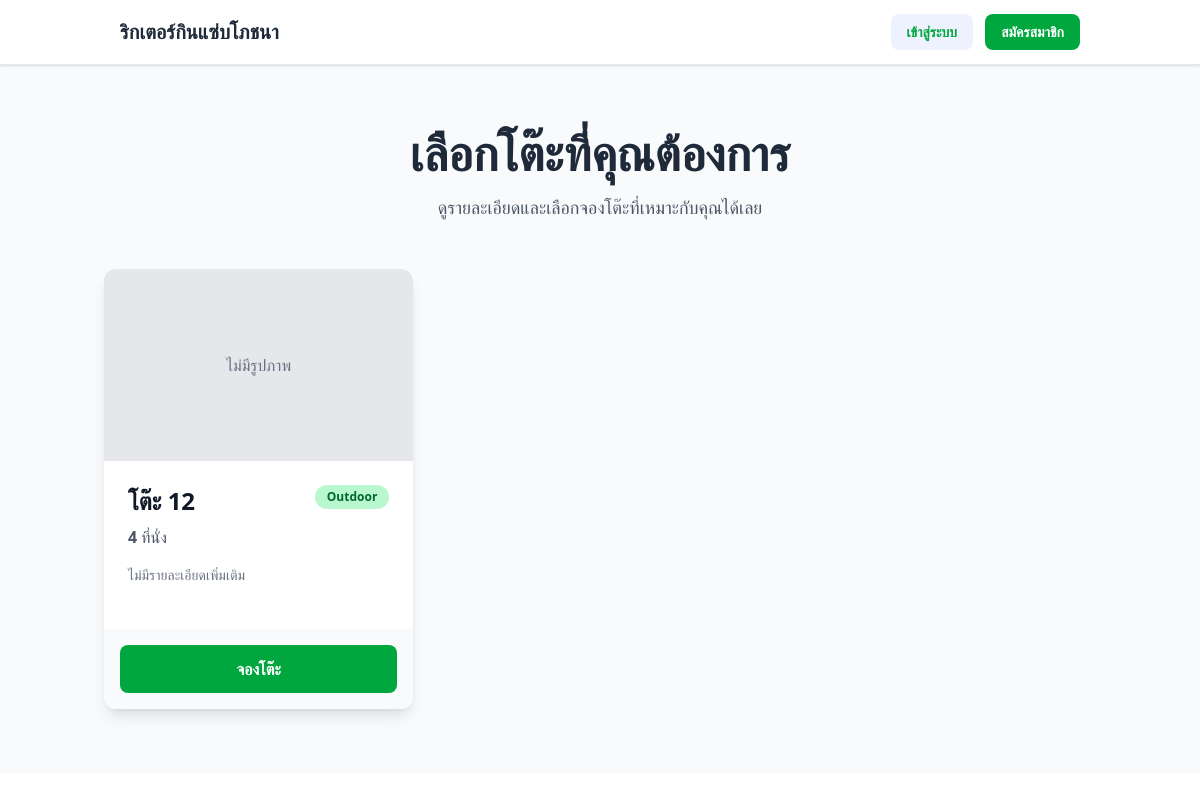
The page /manage/services/tables/ on the database as committed earlier.
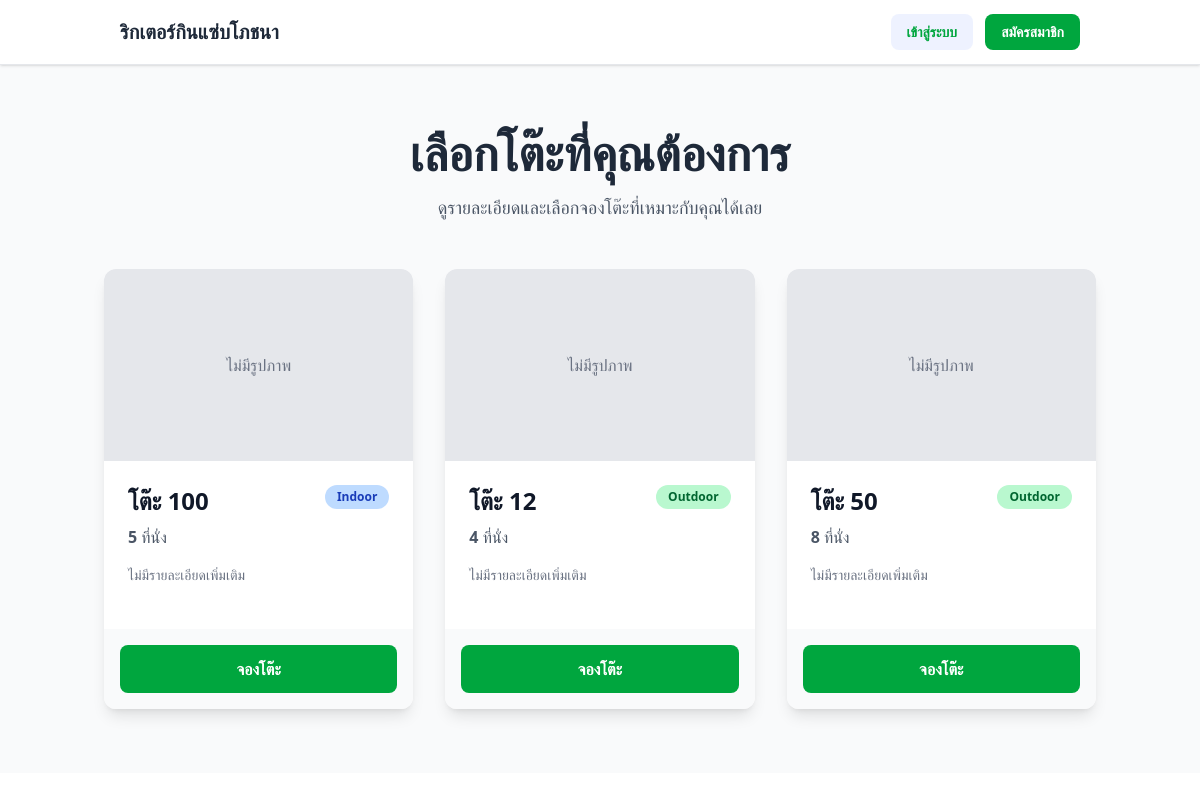
The same page on the database as committed later.
### services/models.py (models this page shows, shortened)
class Table(models.Model):
    table_number = models.CharField(max_length=50, unique=True)
    capacity = models.PositiveIntegerField(help_text="จำนวนที่นั่ง")
    is_outdoor = models.BooleanField(default=False, help_text="ติ๊กถ้าเป็นโต๊ะโซน Outdoor")
    description = models.TextField(blank=True, null=True, help_text="รายละเอียดเพิ่มเติม เช่น 'โต๊ะริมหน้าต่าง'")
    image = models.ImageField(
        upload_to='table_images/',
        blank=True,
        null=True,
        help_text="รูปภาพโต๊ะ"
    )

### services/views.py (the view)
# urls.py: path('tables/', TableBrowseView.as_view(), name='table_browse'),
class TableBrowseView(ListView):
    model = Table
    template_name = 'services/table_browse.html'
    context_object_name = 'tables'
    ordering = ['table_number']

### templates/services/table_browse.html
{% extends 'base.html' %}
{% block content %}
<div class="bg-gray-50">
    <div class="container mx-auto px-4 py-16">
        <div class="text-center mb-12">
            <h1 class="text-4xl md:text-5xl font-bold text-gray-800">เลือกโต๊ะที่คุณต้องการ</h1>
            <p class="text-lg text-gray-600 mt-4">ดูรายละเอียดและเลือกจองโต๊ะที่เหมาะกับคุณได้เลย</p>
        </div>
        <div class="grid grid-cols-1 md:grid-cols-2 lg:grid-cols-3 gap-8">
            {% for table in tables %}
            <div class="bg-white rounded-xl shadow-lg overflow-hidden flex flex-col transform hover:-translate-y-2 transition-all duration-300">
                {% if table.image %}
                    <img src="{{ table.image.url }}" alt="โต๊ะ {{ table.table_number }}" class="w-full h-48 object-cover">
                {% else %}
                    <div class="w-full h-48 bg-gray-200 flex items-center justify-center">
                        <span class="text-gray-500">ไม่มีรูปภาพ</span>
                    </div>
                {% endif %}
                <div class="p-6 flex-grow">
                    <div class="flex justify-between items-start">
                        <h2 class="text-2xl font-bold text-gray-900">โต๊ะ {{ table.table_number }}</h2>
                        {% if table.is_outdoor %}
                            <span class="px-3 py-1 text-xs font-semibold text-green-800 bg-green-200 rounded-full">Outdoor</span>
                        {% else %}
                            <span class="px-3 py-1 text-xs font-semibold text-blue-800 bg-blue-200 rounded-full">Indoor</span>
                        {% endif %}
                    </div>
                    <p class="text-gray-600 mt-2"><span class="font-semibold">{{ table.capacity }}</span> ที่นั่ง</p>
                    <p class="text-gray-500 text-sm mt-4 min-h-[40px]">
                        {{ table.description|default:"ไม่มีรายละเอียดเพิ่มเติม" }}
                    </p>
                </div>
                <div class="bg-gray-50 p-4">
                    <a href="{% url 'booking_create' %}?table={{ table.pk }}" class="block w-full text-center px-4 py-3 bg-green-600 text-white font-semibold rounded-lg hover:bg-green-700 transition duration-200">
                        จองโต๊ะ
                    </a>
                </div>
            </div>
            {% empty %}
            <p class="text-center text-gray-500 col-span-full">ขออภัย ขณะนี้ยังไม่มีโต๊ะในระบบ</p>
            {% endfor %}
        </div>
    </div>
</div>
{% endblock %}

Rows that differ between the two databases and show on the page:
added Table: shows "ไม่มีรูปภาพ", table_number "100", is_outdoor "Indoor", capacity "5", description "ไม่มีรายละเอียดเพิ่มเติม"
added Table: shows "ไม่มีรูปภาพ", table_number "50", is_outdoor "Outdoor", capacity "8", description "ไม่มีรายละเอียดเพิ่มเติม"
